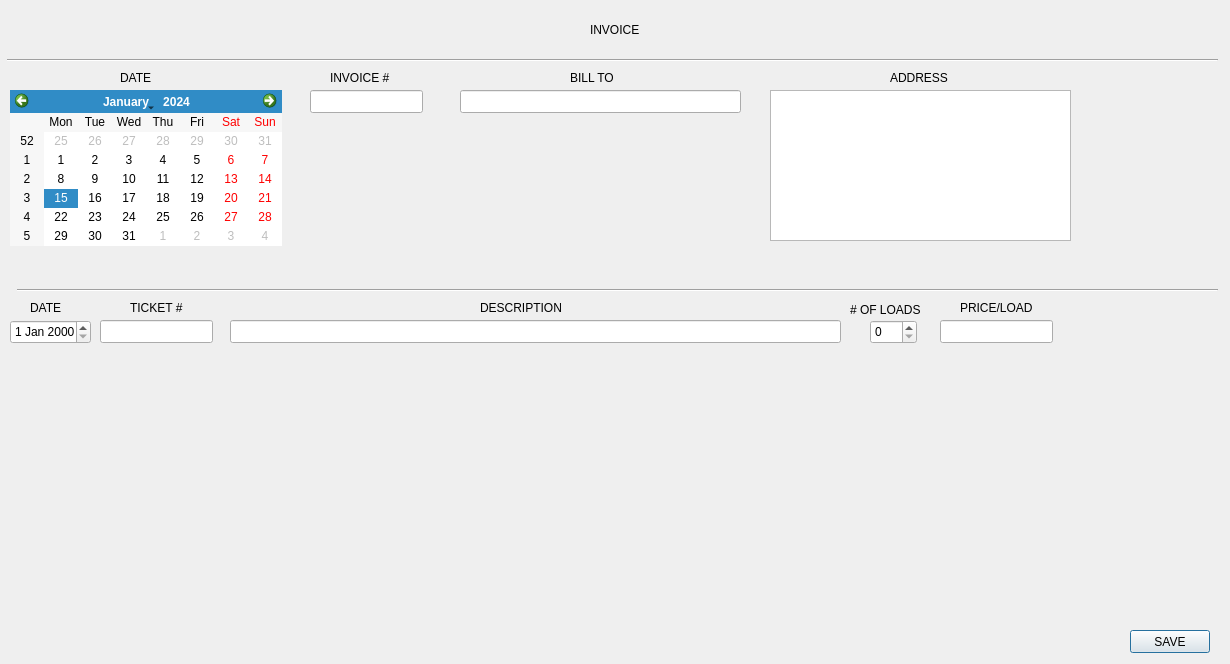
<?xml version="1.0" encoding="UTF-8"?>
<ui version="4.0">
 <class>invoice</class>
 <widget class="QDialog" name="invoice">
  <property name="geometry">
   <rect>
    <x>0</x>
    <y>0</y>
    <width>1230</width>
    <height>664</height>
   </rect>
  </property>
  <property name="windowTitle">
   <string>Dialog</string>
  </property>
  <widget class="QCalendarWidget" name="calendarWidget">
   <property name="geometry">
    <rect>
     <x>10</x>
     <y>90</y>
     <width>272</width>
     <height>156</height>
    </rect>
   </property>
  </widget>
  <widget class="Line" name="line">
   <property name="geometry">
    <rect>
     <x>7</x>
     <y>50</y>
     <width>1211</width>
     <height>20</height>
    </rect>
   </property>
   <property name="orientation">
    <enum>Qt::Horizontal</enum>
   </property>
  </widget>
  <widget class="QLabel" name="label">
   <property name="geometry">
    <rect>
     <x>590</x>
     <y>20</y>
     <width>71</width>
     <height>20</height>
    </rect>
   </property>
   <property name="text">
    <string>INVOICE</string>
   </property>
  </widget>
  <widget class="QLineEdit" name="lineEdit">
   <property name="geometry">
    <rect>
     <x>310</x>
     <y>90</y>
     <width>113</width>
     <height>23</height>
    </rect>
   </property>
  </widget>
  <widget class="QLabel" name="label_2">
   <property name="geometry">
    <rect>
     <x>120</x>
     <y>70</y>
     <width>59</width>
     <height>15</height>
    </rect>
   </property>
   <property name="text">
    <string>DATE</string>
   </property>
  </widget>
  <widget class="QLabel" name="label_3">
   <property name="geometry">
    <rect>
     <x>330</x>
     <y>70</y>
     <width>71</width>
     <height>16</height>
    </rect>
   </property>
   <property name="text">
    <string>INVOICE #</string>
   </property>
  </widget>
  <widget class="QLabel" name="label_4">
   <property name="geometry">
    <rect>
     <x>570</x>
     <y>70</y>
     <width>59</width>
     <height>15</height>
    </rect>
   </property>
   <property name="text">
    <string>BILL TO</string>
   </property>
  </widget>
  <widget class="QLineEdit" name="lineEdit_2">
   <property name="geometry">
    <rect>
     <x>460</x>
     <y>90</y>
     <width>281</width>
     <height>23</height>
    </rect>
   </property>
  </widget>
  <widget class="QTextEdit" name="textEdit">
   <property name="geometry">
    <rect>
     <x>770</x>
     <y>90</y>
     <width>301</width>
     <height>151</height>
    </rect>
   </property>
  </widget>
  <widget class="QLabel" name="label_5">
   <property name="geometry">
    <rect>
     <x>890</x>
     <y>70</y>
     <width>59</width>
     <height>15</height>
    </rect>
   </property>
   <property name="text">
    <string>ADDRESS</string>
   </property>
  </widget>
  <widget class="Line" name="line_2">
   <property name="geometry">
    <rect>
     <x>17</x>
     <y>280</y>
     <width>1201</width>
     <height>20</height>
    </rect>
   </property>
   <property name="orientation">
    <enum>Qt::Horizontal</enum>
   </property>
  </widget>
  <widget class="QLabel" name="label_6">
   <property name="geometry">
    <rect>
     <x>30</x>
     <y>300</y>
     <width>59</width>
     <height>15</height>
    </rect>
   </property>
   <property name="text">
    <string>DATE</string>
   </property>
  </widget>
  <widget class="QLineEdit" name="lineEdit_3">
   <property name="geometry">
    <rect>
     <x>100</x>
     <y>320</y>
     <width>113</width>
     <height>23</height>
    </rect>
   </property>
  </widget>
  <widget class="QLabel" name="label_7">
   <property name="geometry">
    <rect>
     <x>130</x>
     <y>300</y>
     <width>59</width>
     <height>15</height>
    </rect>
   </property>
   <property name="text">
    <string>TICKET #</string>
   </property>
  </widget>
  <widget class="QLineEdit" name="lineEdit_4">
   <property name="geometry">
    <rect>
     <x>230</x>
     <y>320</y>
     <width>611</width>
     <height>23</height>
    </rect>
   </property>
  </widget>
  <widget class="QLabel" name="label_8">
   <property name="geometry">
    <rect>
     <x>480</x>
     <y>300</y>
     <width>91</width>
     <height>16</height>
    </rect>
   </property>
   <property name="text">
    <string>DESCRIPTION</string>
   </property>
  </widget>
  <widget class="QLineEdit" name="lineEdit_6">
   <property name="geometry">
    <rect>
     <x>940</x>
     <y>320</y>
     <width>113</width>
     <height>23</height>
    </rect>
   </property>
  </widget>
  <widget class="QLabel" name="label_9">
   <property name="geometry">
    <rect>
     <x>850</x>
     <y>300</y>
     <width>91</width>
     <height>20</height>
    </rect>
   </property>
   <property name="text">
    <string># OF LOADS</string>
   </property>
  </widget>
  <widget class="QLabel" name="label_10">
   <property name="geometry">
    <rect>
     <x>960</x>
     <y>300</y>
     <width>81</width>
     <height>16</height>
    </rect>
   </property>
   <property name="text">
    <string>PRICE/LOAD</string>
   </property>
  </widget>
  <widget class="QDateEdit" name="dateEdit">
   <property name="geometry">
    <rect>
     <x>10</x>
     <y>320</y>
     <width>81</width>
     <height>24</height>
    </rect>
   </property>
  </widget>
  <widget class="QSpinBox" name="spinBox">
   <property name="geometry">
    <rect>
     <x>870</x>
     <y>320</y>
     <width>47</width>
     <height>24</height>
    </rect>
   </property>
  </widget>
  <widget class="QPushButton" name="pushButton">
   <property name="geometry">
    <rect>
     <x>1130</x>
     <y>630</y>
     <width>80</width>
     <height>23</height>
    </rect>
   </property>
   <property name="text">
    <string>SAVE</string>
   </property>
  </widget>
 </widget>
 <resources/>
 <connections/>
</ui>
